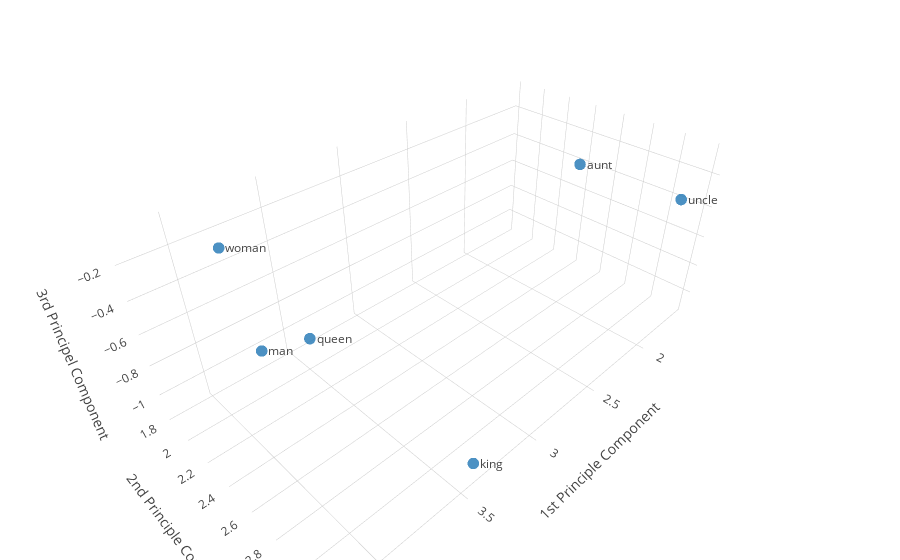

Here is the notebook cell this chart was saved with:
### Code cell
trace1 = go.Scatter3d(x=pca_result_df["x"], y=pca_result_df["y"], z=pca_result_df["z"],
                      mode='markers', marker={"size": 4, "opacity": 0.8},
                      text=pca_result_df["word"])
data = [trace1]

layout = go.Layout(margin={"l": 0, "r": 0, "b": 0, "t": 0}, 
                   scene={"xaxis": {"title": "1st Principle Component"}, 
                          "yaxis": {"title": "2nd Principle Component"}, 
                          "zaxis": {"title": "3rd Principel Component"},
                          "annotations": [{"showarrow": False,
                                           "x": row["x"],
                                           "y": row["y"],
                                           "z": row["z"],
                                           "text": row["word"],
                                           "xanchor": "left",
                                           "xshift": 5,
                                           "opacity": 1} for _, row in pca_result_df.iterrows()]})

iplot(go.Figure(data=data, layout=layout))

### Figure 1 — Plotly figure (JSON) as saved in the notebook; plotly's stock layout.template omitted (floating-point values rounded to 4 significant figures)
{"data": [{"marker": {"opacity": 0.8, "size": 4}, "mode": "markers", "text": ["man", "king", "woman", "queen", "uncle", "aunt"], "type": "scatter3d", "x": [4.167, 3.352, 3.94, 3.366, 1.839, 1.593], "y": [2.876, 3.139, 2.182, 1.815, 3.202, 2.388], "z": [-0.06629, -1.127, -0.06038, -1.124, -0.2434, -0.3978]}], "layout": {"margin": {"b": 0, "l": 0, "r": 0, "t": 0}, "scene": {"annotations": [{"opacity": 1, "showarrow": false, "text": "man", "x": 4.167, "xanchor": "left", "xshift": 5, "y": 2.876, "z": -0.06629}, {"opacity": 1, "showarrow": false, "text": "king", "x": 3.352, "xanchor": "left", "xshift": 5, "y": 3.139, "z": -1.127}, {"opacity": 1, "showarrow": false, "text": "woman", "x": 3.94, "xanchor": "left", "xshift": 5, "y": 2.182, "z": -0.06038}, {"opacity": 1, "showarrow": false, "text": "queen", "x": 3.366, "xanchor": "left", "xshift": 5, "y": 1.815, "z": -1.124}, {"opacity": 1, "showarrow": false, "text": "uncle", "x": 1.839, "xanchor": "left", "xshift": 5, "y": 3.202, "z": -0.2434}, {"opacity": 1, "showarrow": false, "text": "aunt", "x": 1.593, "xanchor": "left", "xshift": 5, "y": 2.388, "z": -0.3978}], "xaxis": {"title": "1st Principle Component"}, "yaxis": {"title": "2nd Principle Component"}, "zaxis": {"title": "3rd Principel Component"}}}}
